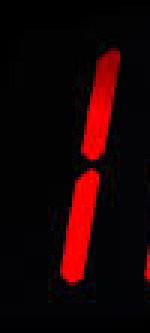
//> input picture test_data_origin/13.png, 50 x 111 px (shown 3 times larger)
$ ./preprocess   (built with g++ and OpenCV 4)
//> lines starting //> are read from the running program, lines starting //| are printed output that depends on the picture; after the words box and inside, x2 and y2 are one past the last pixel; in counts of white or black regions, pixels touching at a corner belong together
#include <iostream>
#include <opencv2/opencv.hpp>
#include <math.h>

using namespace std;
using namespace cv;

void preprocess(Mat &src);
void preprocess2(Mat &src);
void preprocess3(Mat &src);
void preprocess4(Mat &src);

int main(){
	//Mat src1 = imread("./test_data/01.jpg", 0);
	//Mat src1 = imread("./test_data/33.jpg", 0);
	Mat src1 = imread("./test_data/13.png", 0);
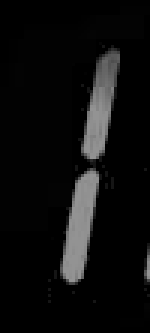
//> src1: 111 rows x 50 cols, CV_8UC1 (shown 3 times larger); min 0, max 148, mean 14.1
	if(!src1.data){
		perror("1 read file failed!\n");
	}
	src1 = src1 < 100;
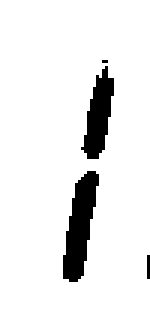
//> src1: 111 rows x 50 cols, CV_8UC1 (shown 3 times larger); 91.8% white; 4 black regions (2 under 20 px), largest, box (x1, y1, x2, y2) and area: (21, 57, 33, 94) 257, (27, 22, 38, 53) 189
	preprocess4(src1);

	waitKey(0);
	return 0;
}

void preprocess4(Mat &src){
	imshow("origin", src);

	Mat canny, out, rect;
	vector<Vec2f> lines;
	Canny(src, canny, 3, 9);
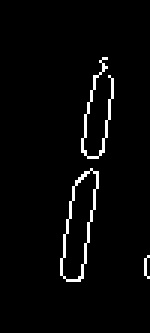
//> canny: 111 rows x 50 cols, CV_8UC1 (shown 3 times larger); 2.9% white in thin lines or dots, all inside (x1, y1, x2, y2) = (20, 19, 50, 94)
	HoughLines(canny, lines, 1, CV_PI/180, 25);
//> lines = 8 lines (rho, theta): [41, 0.16], [35, 0.17], [42, 0.17], [36, 0.19], [34, 0.16], [40, 0.14], [43, 0.19], [37, 0.21]
	float angle = 0, angle2 = 0;
	int num = 0, num2 = 0;
	for(size_t i = 0; i < lines.size(); i++){
		float theta = lines[i][1];
		float temp = theta / CV_PI * 180;
		//cout << lines[i][0] << "   " << temp << endl;
		if((temp < 50) && (temp > 0)){
			angle += temp;
			num++;
		} else if(temp > 90 && temp < 135){
			angle2 += temp;
			num2++;
		}
	}
//> this loop made 8 passes
//> (theta, temp, angle) on passes 1 to 8: (0.157, 9, 9), (0.175, 10, 19), (0.175, 10, 29), (0.192, 11, 40), (0.157, 9, 49), (0.14, 8, 57), (0.192, 11, 68), (0.209, 12, 80)
//> after the loop, angle = 80; num = 8; angle2 = 0; num2 = 0
	if(num != 0){
		angle = angle / num;
//> angle = 10
		angle = angle * CV_PI / 180;
//> angle = 0.175
	}

	if(num2 != 0){
		angle2 = angle2 / num2;
		angle2 = angle2 * CV_PI / 180;
	}

	cout << "angle: "  << angle / CV_PI * 180 << endl;
//| angle: 10
	cout << "angle2: " << angle2 / CV_PI * 180 << endl;
//| angle2: 0

	float x_cdt = 40, y_cdt = 40, rate = 20;
	Point2f pdst[3] = {Point2f(x_cdt, y_cdt), Point2f(x_cdt, y_cdt-rate),
					   Point2f(x_cdt+rate, y_cdt)};
	if(num2 != 0){
		Point2f psrc[3] = {Point2f(x_cdt, y_cdt),
					       Point2f(x_cdt+rate*sin(angle),y_cdt-rate*cos(angle)),
					       Point2f(x_cdt+rate*sin(CV_PI-angle2),
								   y_cdt+rate*cos(CV_PI-angle2))};
		rect = getAffineTransform(psrc, pdst);
	} else {
		Point2f psrc[3] = {Point2f(x_cdt, y_cdt),
						   Point2f(x_cdt+rate*sin(angle),y_cdt-rate*cos(angle)),
						   Point2f(x_cdt+rate,y_cdt)};
//> psrc = 3 Points (x, y): [40, 40], [43.47, 20.3], [60, 40]
		rect = getAffineTransform(psrc, pdst);
//> rect = [[1, 0.176, -7.05], [9.25e-18, 1.02, -0.617]]
	}
// [15 lines of commented-out code are left out]
	imshow("canny", canny);
	// [4 lines of commented-out code are left out]
	warpAffine(src, out, rect, src.size());
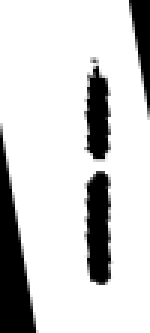
//> out: 111 rows x 50 cols, CV_8UC1 (shown 3 times larger); min 0, max 255, mean 207.7
	imshow("done", out);
}

// [132 lines left out: functions preprocess3, preprocess2, preprocess, not called in this run]

$ run again, with test_data/01.jpg saved as test_data_origin/13.png
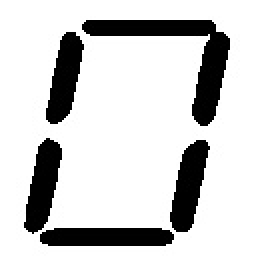
//> input picture test_data/01.jpg, 128 x 128 px (shown 2 times larger)
//> src1 is the input picture: 128 rows x 128 cols, CV_8UC1; min 0, max 255, mean 204.7
//> `src1 = src1 < 100;`:
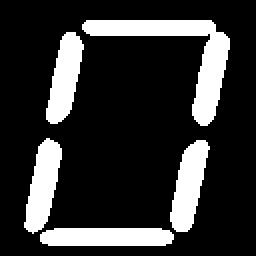
//> src1: 128 rows x 128 cols, CV_8UC1 (shown 2 times larger); 19.7% white; 5 white regions, box (x1, y1, x2, y2) and area: (41, 10, 115, 63) 1057, (20, 114, 87, 123) 572, (85, 70, 105, 116) 541, (12, 69, 31, 117) 535, (23, 16, 42, 62) 524
//> canny: 128 rows x 128 cols, CV_8UC1; 4.3% white in thin lines or dots, all inside (x1, y1, x2, y2) = (11, 9, 115, 123)
//> lines = 39 lines (rho, theta), first 12: [17, 1.57], [116, 0.19], [9, 1.57], [122, 1.57], [114, 1.55], [121, 1.59], [112, 1.59], [113, 1.57], [123, 1.55], [117, 0.21], [32, 0.19], [45, 0.21]
//> the loop in preprocess4, `for(size_t i = 0; i < lines.size(); i++)` made 39 passes
//> (theta, temp, angle) on passes 2, 10, 11, 12, 13, 14, 17, 21: (0.192, 11, 11), (0.209, 12, 23), (0.192, 11, 34), (0.209, 12, 46), (0.209, 12, 58), (0.192, 11, 69), (0.192, 11, 80), (0.175, 10, 90)
//> after the loop in preprocess4, `for(size_t i = 0; i < lines.size(); i++)`: angle = 193; num = 17; angle2 = 919; num2 = 10
//> in preprocess4, `angle = angle / num;`: angle = 11.35
//> in preprocess4, `angle = angle * CV_PI / 180;`: angle = 0.198
//> in preprocess4, `angle2 = angle2 / num2;`: angle2 = 91.9
//> in preprocess4, `angle2 = angle2 * CV_PI / 180;`: angle2 = 1.6
//| angle: 11.3529
//| angle2: 91.9
//> psrc = 3 Points (x, y): [40, 40], [43.94, 20.39], [59.99, 40.66]
//> rect = [[0.994, 0.2, -7.74], [-0.0336, 1.01, 0.816]]
//> in preprocess4, `warpAffine(src, out, rect, src.size());`:
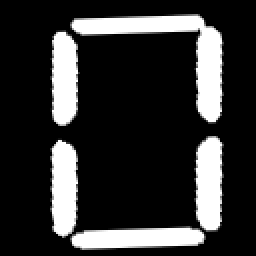
//> out: 128 rows x 128 cols, CV_8UC1 (shown 2 times larger); min 0, max 255, mean 50.9

$ run again, with test_data/33.jpg saved as test_data_origin/13.png
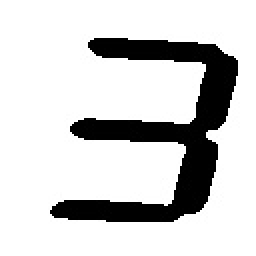
//> input picture test_data/33.jpg, 128 x 128 px (shown 2 times larger)
//> src1 is the input picture: 128 rows x 128 cols, CV_8UC1; min 0, max 255, mean 207.7
//> `src1 = src1 < 100;`:
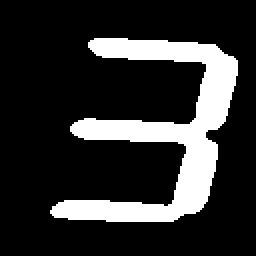
//> src1: 128 rows x 128 cols, CV_8UC1 (shown 2 times larger); 18.5% white; 1 white region, box (x1, y1, x2, y2) and area: (25, 19, 119, 111) 3039
//> canny: 128 rows x 128 cols, CV_8UC1; 3.4% white in thin lines or dots, all inside (x1, y1, x2, y2) = (25, 18, 119, 111)
//> lines = 40 lines (rho, theta), first 12: [107, 0.24], [56, 1.62], [14, 1.64], [25, 1.62], [123, 0.23], [15, 1.62], [67, 1.61], [66, 1.62], [57, 1.61], [108, 0.26], [24, 1.64], [28, 1.59]
//> the loop in preprocess4, `for(size_t i = 0; i < lines.size(); i++)` made 40 passes
//> (theta, temp, angle2) on passes 2, 3, 4, 6, 7, 8, 9, 11: (1.62, 93, 93), (1.64, 94, 187), (1.62, 93, 280), (1.62, 93, 373), (1.61, 92, 465), (1.62, 93, 558), (1.61, 92, 650), (1.64, 94, 744)
//> after the loop in preprocess4, `for(size_t i = 0; i < lines.size(); i++)`: angle = 99; num = 7; angle2 = 2606; num2 = 28
//> in preprocess4, `angle = angle / num;`: angle = 14.14
//> in preprocess4, `angle = angle * CV_PI / 180;`: angle = 0.247
//> in preprocess4, `angle2 = angle2 / num2;`: angle2 = 93.07
//> in preprocess4, `angle2 = angle2 * CV_PI / 180;`: angle2 = 1.62
//| angle: 14.1429
//| angle2: 93.0714
//> psrc = 3 Points (x, y): [40, 40], [44.89, 20.61], [59.97, 41.07]
//> rect = [[0.988, 0.249, -9.48], [-0.0546, 1.02, 1.48]]
//> in preprocess4, `warpAffine(src, out, rect, src.size());`:
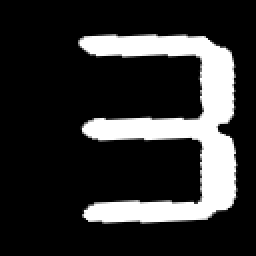
//> out: 128 rows x 128 cols, CV_8UC1 (shown 2 times larger); min 0, max 255, mean 48.2
